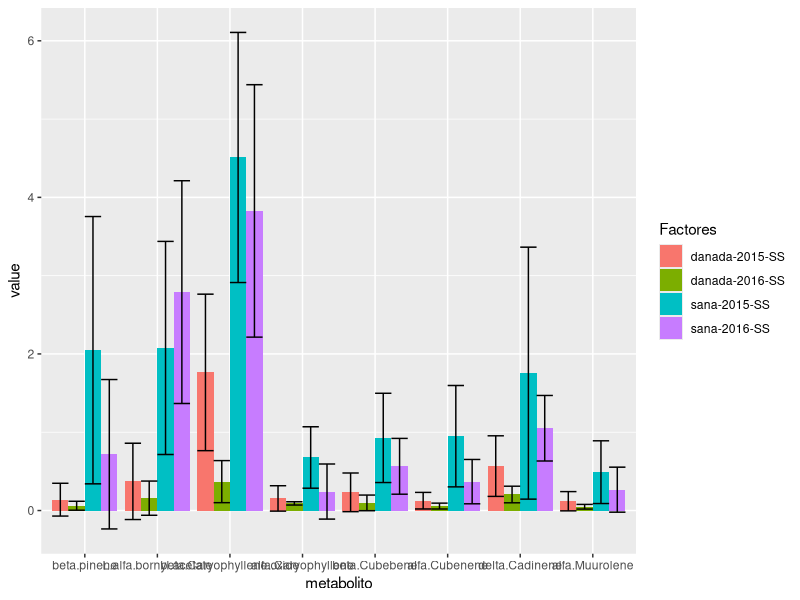
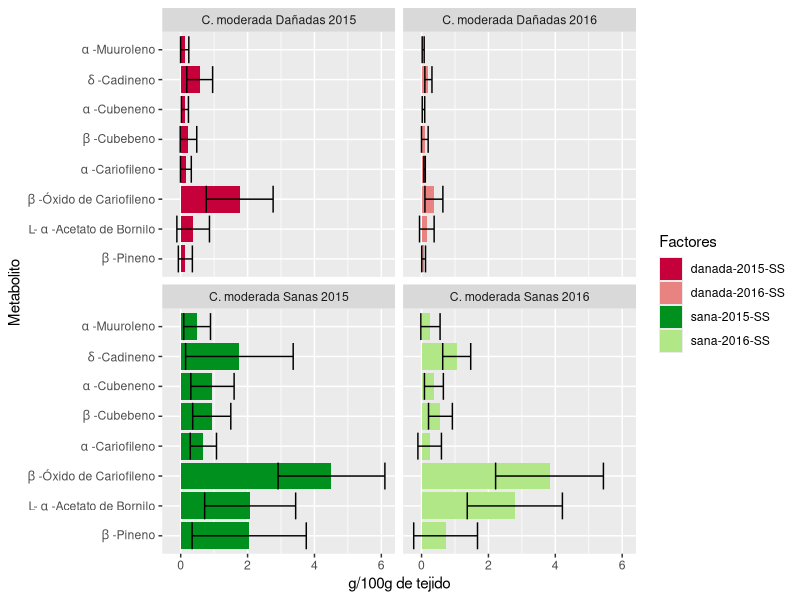
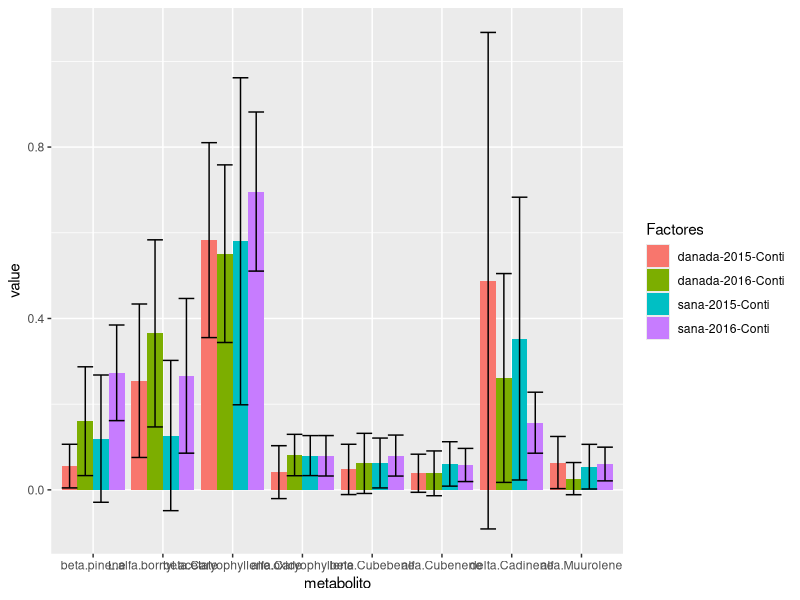
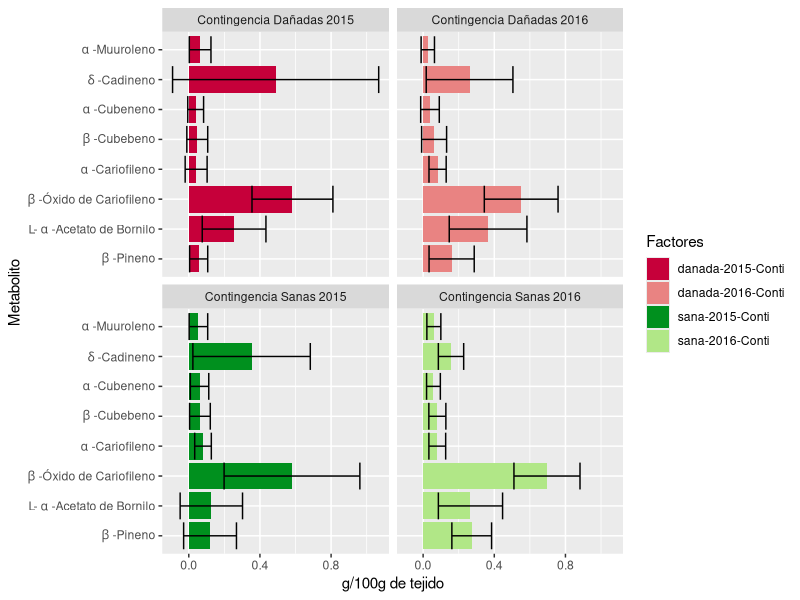
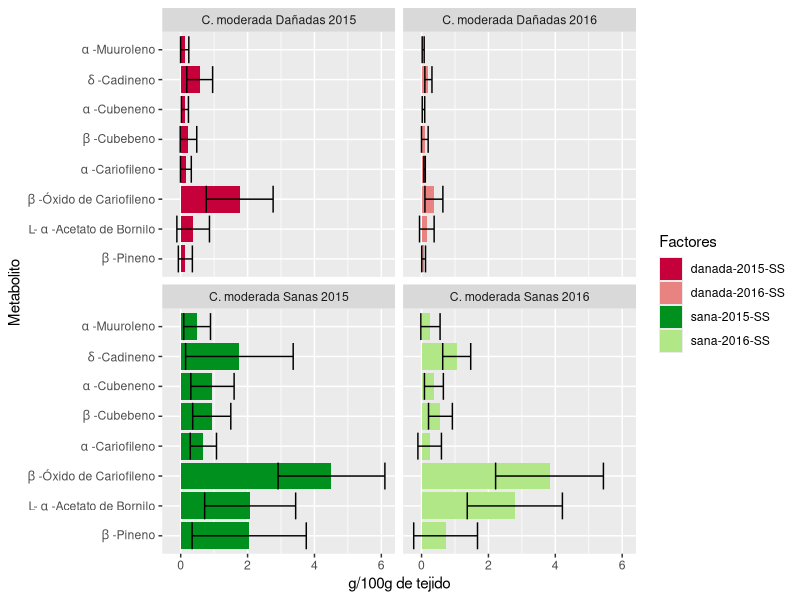
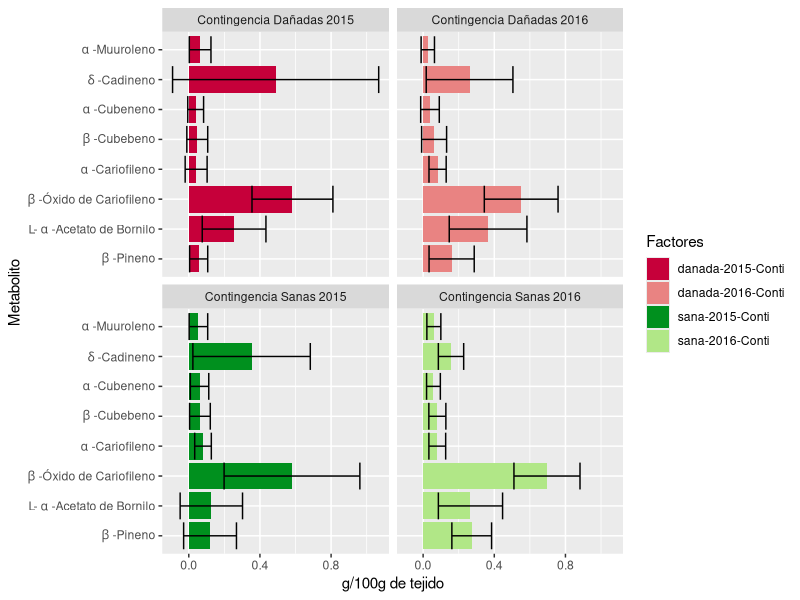

Source code (R) for these figures, in order:
# Barplot abundance per sample
# Septiembre 2019
# Verónica Reyes

# Load data

metabolites<-read.delim("../../metadata/calculate_relative_abs.txt")

# Plotear
library(ggplot2)
library(reshape2)

metabolites_mean <- aggregate(metabolites[,8:15], by=list(Factores=metabolites$C.A.T), FUN=mean)
metabolites_sd <- aggregate(metabolites[,8:15], by=list(Factores=metabolites$C.A.T), FUN=sd)
df_mean <- melt(metabolites_mean, id.vars=c("Factores"), variable.name = "metabolito", value.name="value")
df_sd <- melt(metabolites_sd, id.vars=c("Factores"), variable.name = "metabolito", value.name="value")


#SS
levels(df_mean$Factores)
levels(df_mean$Factores)<- c("Contingencia Dañada 2015","Concentración moderada Dañada 2015",
                             "Contingencia Dañada 2016","Concentración moderada Dañada 2016",
                             "Contingencia Sana 2015","Concentración moderada Sana 2015",
                             "Contingencia Sana 2016","Concentración moderada Sana 2016")


metabolites4<-data.frame(metabolites)[1:20,]

metabolites_mean <- aggregate(metabolites4[,8:15], by=list(Factores=metabolites4$C.A.T), FUN=mean)
metabolites_sd <- aggregate(metabolites4[,8:15], by=list(Factores=metabolites4$C.A.T), FUN=sd)
df_mean <- melt(metabolites_mean, id.vars=c("Factores"), variable.name = "metabolito", value.name="value")
df_sd <- melt(metabolites_sd, id.vars=c("Factores"), variable.name = "metabolito", value.name="value")


limits <- aes(ymax = df_mean[,"value"] + df_sd[,"value"], ymin=df_mean[,"value"] - df_sd[,"value"])


df_mean$labelss <- c("C. moderada Dañadas 2015","C. moderada Dañadas 2016",
                    "C. moderada Sanas 2015","C. moderada Sanas 2016",
                    "C. moderada Dañadas 2015","C. moderada Dañadas 2016",
                    "C. moderada Sanas 2015","C. moderada Sanas 2016",
                    "C. moderada Dañadas 2015","C. moderada Dañadas 2016",
                    "C. moderada Sanas 2015","C. moderada Sanas 2016",
                    "C. moderada Dañadas 2015","C. moderada Dañadas 2016",
                    "C. moderada Sanas 2015","C. moderada Sanas 2016",
                    "C. moderada Dañadas 2015","C. moderada Dañadas 2016",
                    "C. moderada Sanas 2015","C. moderada Sanas 2016",
                    "C. moderada Dañadas 2015","C. moderada Dañadas 2016",
                    "C. moderada Sanas 2015","C. moderada Sanas 2016",
                    "C. moderada Dañadas 2015","C. moderada Dañadas 2016",
                    "C. moderada Sanas 2015","C. moderada Sanas 2016",
                    "C. moderada Dañadas 2015","C. moderada Dañadas 2016",
                    "C. moderada Sanas 2015","C. moderada Sanas 2016")

p <- ggplot(df_mean, aes(metabolito, value, fill = Factores)) +
  geom_bar(position="dodge", stat="identity") + geom_errorbar(limits, position="dodge")
print(p)
p + coord_flip() + facet_wrap(~ Factores) +
  scale_fill_manual(values= c( "#c6003a", "#e98382", "#00901e","#b1e787"))+
  facet_wrap(~ labelss)+
  scale_x_discrete (labels = c('beta.pinene' = expression(beta~'-Pineno'),
                               'L.alfa.bornyl.acetate' = expression('L-'~ alpha ~'-Acetato de Bornilo'),
                               'beta.Caryophyllene.oxide'= expression(beta~'-Óxido de Cariofileno'),
                               'alfa.Caryophyllene' = expression(alpha~'-Cariofileno'),
                               'beta.Cubebene'= expression(beta~'-Cubebeno'),
                               'alfa.Cubenene'= expression(alpha~'-Cubeneno'),
                               'delta.Cadinene' = expression(delta~'-Cadineno'),
                               'alfa.Muurolene' = expression(alpha~'-Muuroleno')))+
  labs(x="Metabolito",y="g/100g de tejido")

ggsave("../../outputs/4.1_barplot_images_SS.png")

#CONTINGENCIA

metabolites4<-data.frame(metabolites)[21:40,]

metabolites_mean <- aggregate(metabolites4[,8:15], by=list(Factores=metabolites4$C.A.T), FUN=mean)
metabolites_sd <- aggregate(metabolites4[,8:15], by=list(Factores=metabolites4$C.A.T), FUN=sd)
df_mean <- melt(metabolites_mean, id.vars=c("Factores"), variable.name = "metabolito", value.name="value")
df_sd <- melt(metabolites_sd, id.vars=c("Factores"), variable.name = "metabolito", value.name="value")

df_mean$labelss <- c("Contingencia Dañadas 2015","Contingencia Dañadas 2016",
                     "Contingencia Sanas 2015","Contingencia Sanas 2016",
                     "Contingencia Dañadas 2015","Contingencia Dañadas 2016",
                     "Contingencia Sanas 2015","Contingencia Sanas 2016",
                     "Contingencia Dañadas 2015","Contingencia Dañadas 2016",
                     "Contingencia Sanas 2015","Contingencia Sanas 2016",
                     "Contingencia Dañadas 2015","Contingencia Dañadas 2016",
                     "Contingencia Sanas 2015","Contingencia Sanas 2016",
                     "Contingencia Dañadas 2015","Contingencia Dañadas 2016",
                     "Contingencia Sanas 2015","Contingencia Sanas 2016",
                     "Contingencia Dañadas 2015","Contingencia Dañadas 2016",
                     "Contingencia Sanas 2015","Contingencia Sanas 2016",
                     "Contingencia Dañadas 2015","Contingencia Dañadas 2016",
                     "Contingencia Sanas 2015","Contingencia Sanas 2016",
                     "Contingencia Dañadas 2015","Contingencia Dañadas 2016",
                     "Contingencia Sanas 2015","Contingencia Sanas 2016")

p <- ggplot(df_mean, aes(metabolito, value, fill = Factores)) +
  geom_bar(position="dodge", stat="identity") + geom_errorbar(limits, position="dodge")
print(p)
p + coord_flip() + facet_wrap(~ Factores) +
  scale_fill_manual(values= c( "#c6003a", "#e98382", "#00901e","#b1e787"))+
  facet_wrap(~ labelss)+
  scale_x_discrete (labels = c('beta.pinene' = expression(beta~'-Pineno'),
                               'L.alfa.bornyl.acetate' = expression('L-'~ alpha ~'-Acetato de Bornilo'),
                               'beta.Caryophyllene.oxide'= expression(beta~'-Óxido de Cariofileno'),
                               'alfa.Caryophyllene' = expression(alpha~'-Cariofileno'),
                               'beta.Cubebene'= expression(beta~'-Cubebeno'),
                               'alfa.Cubenene'= expression(alpha~'-Cubeneno'),
                               'delta.Cadinene' = expression(delta~'-Cadineno'),
                               'alfa.Muurolene' = expression(alpha~'-Muuroleno')))+
  labs(x="Metabolito",y="g/100g de tejido")

ggsave("../../outputs/4.1_barplot_images_conti.png")

